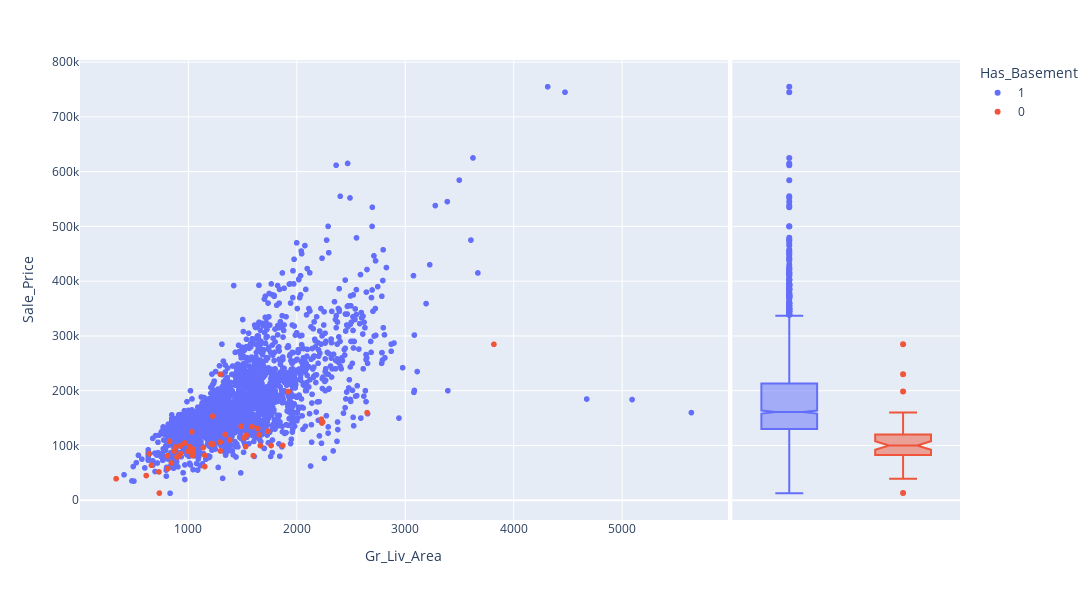

Source (notebook cell):
### Code cell
X_train['Has_Basement'] = X_train['Has_Basement'].astype(str)
fig =px.scatter(X_train, x="Gr_Liv_Area", y="Sale_Price",color="Has_Basement",marginal_y='box', height=600, width=1200)
fig.show()
X_train['Has_Basement'] = X_train['Has_Basement'].astype(float)
X_train['Has_Basement'].value_counts()

### Figure 1 — Plotly figure (JSON) as saved in the notebook; plotly's stock layout.template omitted (floating-point values rounded to 4 significant figures; data arrays with more than 128 entries replaced by an {"elided": "..."} marker saying what was removed)
{"data": [{"hovertemplate": "Has_Basement=1<br>Gr_Liv_Area=%{x}<br>Sale_Price=%{y}<extra></extra>", "legendgroup": "1", "marker": {"color": "#636efa", "symbol": "circle"}, "mode": "markers", "name": "1", "showlegend": true, "type": "scattergl", "x": {"elided": "2142 int values"}, "xaxis": "x", "y": {"elided": "2142 int values"}, "yaxis": "y"}, {"alignmentgroup": "True", "hovertemplate": "Has_Basement=1<br>Sale_Price=%{y}<extra></extra>", "legendgroup": "1", "marker": {"color": "#636efa", "symbol": "circle"}, "name": "1", "notched": true, "offsetgroup": "1", "showlegend": false, "type": "box", "xaxis": "x2", "y": {"elided": "2142 int values"}, "yaxis": "y2"}, {"hovertemplate": "Has_Basement=0<br>Gr_Liv_Area=%{x}<br>Sale_Price=%{y}<extra></extra>", "legendgroup": "0", "marker": {"color": "#EF553B", "symbol": "circle"}, "mode": "markers", "name": "0", "showlegend": true, "type": "scattergl", "x": [733, 1137, 1014, 2650, 1922, 1600, 1040, 998, 1340, 1152, 1640, 612, 1513, 1040, 912, 1654, 1040, 1488, 968, 1588, 1296, 1210, 930, 869, 1664, 1224, 1734, 845, 1295, 1224, 1032, 896, 660, 1040, 1872, 1382, 925, 2228, 808, 1294, 334, 1535, 2240, 810, 3820, 827, 1152, 882, 729, 1764, 1226, 1535, 1529, 640, 2233], "xaxis": "x", "y": [13100, 96000, 98000, 160000, 198500, 81500, 93500, 89500, 120000, 61500, 131000, 45000, 113722, 92900, 80500, 119500, 81400, 135000, 104500, 134432, 90000, 102900, 84900, 89900, 100000, 101800, 126000, 68104, 230000, 103000, 125000, 79000, 63900, 87500, 100000, 110000, 99000, 147983, 81300, 106250, 39300, 118858, 142953, 57625, 284700, 107500, 82000, 97000, 51689, 100000, 153500, 118858, 98000, 84900, 141000], "yaxis": "y"}, {"alignmentgroup": "True", "hovertemplate": "Has_Basement=0<br>Sale_Price=%{y}<extra></extra>", "legendgroup": "0", "marker": {"color": "#EF553B", "symbol": "circle"}, "name": "0", "notched": true, "offsetgroup": "0", "showlegend": false, "type": "box", "xaxis": "x2", "y": [13100, 96000, 98000, 160000, 198500, 81500, 93500, 89500, 120000, 61500, 131000, 45000, 113722, 92900, 80500, 119500, 81400, 135000, 104500, 134432, 90000, 102900, 84900, 89900, 100000, 101800, 126000, 68104, 230000, 103000, 125000, 79000, 63900, 87500, 100000, 110000, 99000, 147983, 81300, 106250, 39300, 118858, 142953, 57625, 284700, 107500, 82000, 97000, 51689, 100000, 153500, 118858, 98000, 84900, 141000], "yaxis": "y2"}], "layout": {"height": 600, "legend": {"title": {"text": "Has_Basement"}, "tracegroupgap": 0}, "margin": {"t": 60}, "width": 1200, "xaxis": {"anchor": "y", "domain": [0, 0.7363], "title": {"text": "Gr_Liv_Area"}}, "xaxis2": {"anchor": "y2", "domain": [0.7413, 1], "matches": "x2", "showgrid": false, "showline": false, "showticklabels": false, "ticks": ""}, "yaxis": {"anchor": "x", "domain": [0, 1], "title": {"text": "Sale_Price"}}, "yaxis2": {"anchor": "x2", "domain": [0, 1], "matches": "y", "showgrid": true, "showticklabels": false}}}
